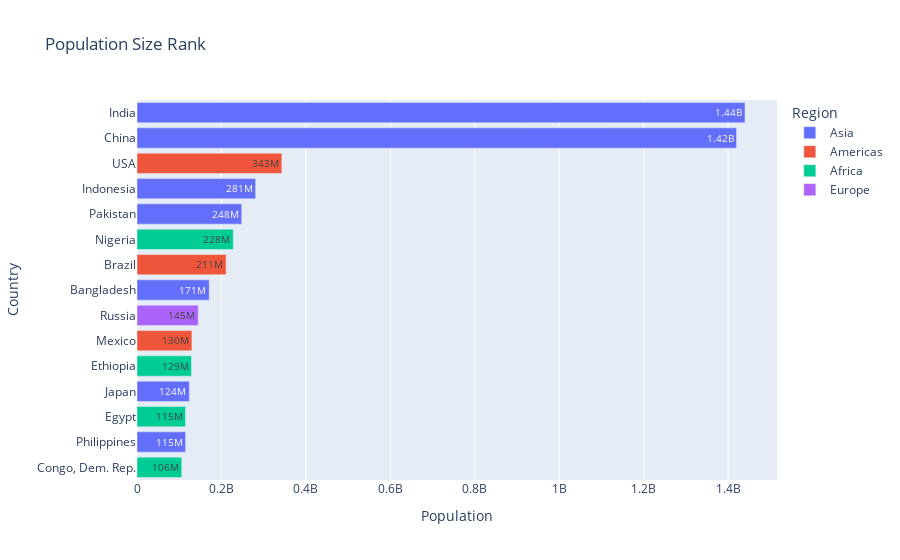

The cell this chart's notebook holds for it:
### Markdown cell above
## Bar chart of population size (top 10)

Recreate this [bar chart](https://www.gapminder.org/tools/#$chart-type=barrank&url=v2)

### Code cell
pop_rank = gapminder_df.query('Year == 2023') \
    .sort_values(by='Population', ascending=False).head(15)

fig = px.bar(
    pop_rank,
    x='Population',
    y='Country',
    orientation='h',
    title='Population Size Rank',
    color='Region',  
    text_auto = True,
    hover_name = 'Country'
)

fig.update_layout(yaxis={'categoryorder': 'total ascending'}) # base plotly to change figure

fig.show()

### Figure 1 — Plotly figure (JSON) as saved in the notebook; plotly's stock layout.template omitted (floating-point values rounded to 4 significant figures)
{"data": [{"alignmentgroup": "True", "hovertemplate": "<b>%{hovertext}</b><br><br>Region=Asia<br>Population=%{x}<br>Country=%{y}<extra></extra>", "hovertext": ["India", "China", "Indonesia", "Pakistan", "Bangladesh", "Japan", "Philippines"], "legendgroup": "Asia", "marker": {"color": "#636efa", "pattern": {"shape": ""}}, "name": "Asia", "offsetgroup": "Asia", "orientation": "h", "showlegend": true, "textposition": "auto", "texttemplate": "%{x}", "type": "bar", "x": [1440000000, 1420000000, 281000000, 248000000, 171000000, 124000000, 115000000], "xaxis": "x", "y": ["India", "China", "Indonesia", "Pakistan", "Bangladesh", "Japan", "Philippines"], "yaxis": "y"}, {"alignmentgroup": "True", "hovertemplate": "<b>%{hovertext}</b><br><br>Region=Americas<br>Population=%{x}<br>Country=%{y}<extra></extra>", "hovertext": ["USA", "Brazil", "Mexico"], "legendgroup": "Americas", "marker": {"color": "#EF553B", "pattern": {"shape": ""}}, "name": "Americas", "offsetgroup": "Americas", "orientation": "h", "showlegend": true, "textposition": "auto", "texttemplate": "%{x}", "type": "bar", "x": [343000000, 211000000, 130000000], "xaxis": "x", "y": ["USA", "Brazil", "Mexico"], "yaxis": "y"}, {"alignmentgroup": "True", "hovertemplate": "<b>%{hovertext}</b><br><br>Region=Africa<br>Population=%{x}<br>Country=%{y}<extra></extra>", "hovertext": ["Nigeria", "Ethiopia", "Egypt", "Congo, Dem. Rep."], "legendgroup": "Africa", "marker": {"color": "#00cc96", "pattern": {"shape": ""}}, "name": "Africa", "offsetgroup": "Africa", "orientation": "h", "showlegend": true, "textposition": "auto", "texttemplate": "%{x}", "type": "bar", "x": [228000000, 129000000, 115000000, 106000000], "xaxis": "x", "y": ["Nigeria", "Ethiopia", "Egypt", "Congo, Dem. Rep."], "yaxis": "y"}, {"alignmentgroup": "True", "hovertemplate": "<b>%{hovertext}</b><br><br>Region=Europe<br>Population=%{x}<br>Country=%{y}<extra></extra>", "hovertext": ["Russia"], "legendgroup": "Europe", "marker": {"color": "#ab63fa", "pattern": {"shape": ""}}, "name": "Europe", "offsetgroup": "Europe", "orientation": "h", "showlegend": true, "textposition": "auto", "texttemplate": "%{x}", "type": "bar", "x": [145000000], "xaxis": "x", "y": ["Russia"], "yaxis": "y"}], "layout": {"autosize": true, "barmode": "relative", "legend": {"title": {"text": "Region"}, "tracegroupgap": 0}, "title": {"text": "Population Size Rank"}, "xaxis": {"anchor": "y", "autorange": true, "domain": [0, 1], "range": [0, 1516000000.0], "title": {"text": "Population"}, "type": "linear"}, "yaxis": {"anchor": "x", "autorange": true, "categoryorder": "total ascending", "domain": [0, 1], "range": [-0.5, 14.5], "title": {"text": "Country"}, "type": "category"}}}
